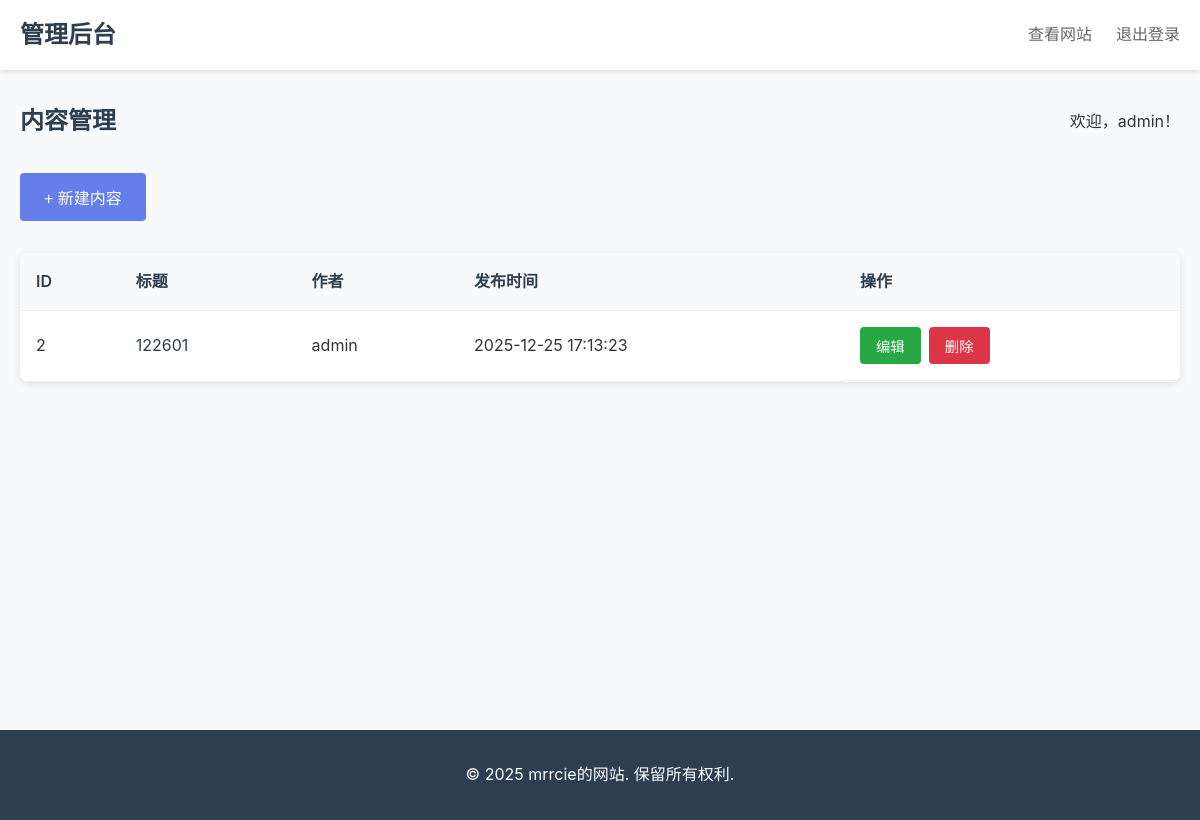
The page /admin (signed in) on the database its author committed.
### tables this page shows
CREATE TABLE contents (
            id INTEGER PRIMARY KEY AUTOINCREMENT,
            title TEXT NOT NULL,
            content TEXT NOT NULL,
            author TEXT NOT NULL,
            created_at TIMESTAMP DEFAULT CURRENT_TIMESTAMP,
            updated_at TIMESTAMP DEFAULT CURRENT_TIMESTAMP
        );

### server.py (the view)
@app.route('/admin')
def admin():
    if 'user_id' not in session:
        return redirect(url_for('login'))
    conn = sqlite3.connect('database.db')
    cursor = conn.cursor()
    cursor.execute('SELECT * FROM contents ORDER BY created_at DESC')
    contents = cursor.fetchall()
    conn.close()
    return render_template('admin.html', contents=contents, username=session['username'])

### templates/admin.html (shortened to what this page needs)
<!DOCTYPE html>
<html lang="zh-CN">
<head>
    <link rel="stylesheet" href="{{ url_for('static', filename='css/style.css') }}">
</head>
<body>
    <header class="header">
        <div class="container">
            <h1 class="logo">管理后台</h1>
            <nav class="nav">
                <a href="/" class="nav-link">查看网站</a>
                <a href="/logout" class="nav-link">退出登录</a>
            </nav>
        </div>
    </header>
    <main class="main">
        <div class="container">
            <div class="admin-header">
                <h2>内容管理</h2>
                <p>欢迎，{{ username }}！</p>
            </div>
            <div class="admin-actions">
                <button class="btn btn-primary" onclick="showCreateModal()">+ 新建内容</button>
            </div>
            <div class="content-management">
                {% if contents %}
                <div class="content-table-wrapper">
                    <table class="content-table">
                        <thead>
                            <tr>
                                <th>ID</th>
                                <th>标题</th>
                                <th>作者</th>
                                <th>发布时间</th>
                                <th>操作</th>
                            </tr>
                        </thead>
                        <tbody>
                            {% for content in contents %}
                            <tr data-id="{{ content[0] }}">
                                <td>{{ content[0] }}</td>
                                <td class="content-title-cell">
                                    <a href="/content/{{ content[0] }}" target="_blank">{{ content[1] }}</a>
                                </td>
                                <td>{{ content[3] }}</td>
                                <td>{{ content[4] }}</td>
                                <td class="actions">
                                    <button class="btn btn-sm btn-edit"
                                        onclick="editContent({{ content[0] }})">编辑</button>
                                    <button class="btn btn-sm btn-delete"
                                        onclick="deleteContent({{ content[0] }})">删除</button>
                                </td>
                            </tr>
                            {% endfor %}
                        </tbody>
                    </table>
                </div>
                {% else %}
                <div class="empty-state">
                    <p>暂无内容，点击"新建内容"开始创建。</p>
                </div>
                {% endif %}
            </div>
        </div>
    </main>
    <footer class="footer">
        <div class="container">
            <p>&copy; 2025 mrrcie的网站. 保留所有权利.</p>
        </div>
    </footer>
</body>
</html>

### static/css/style.css (style rules this page uses)
* { margin: 0; padding: 0; box-sizing: border-box; }
body { font-family: -apple-system, BlinkMacSystemFont, 'Segoe UI', Roboto, 'Helvetica Neue', Arial, sans-serif; line-height: 1.6; color: #333; background-color: #f8f9fa; }
.container { max-width: 1200px; margin: 0 auto; padding: 0 20px; }
.header { background-color: #fff; box-shadow: 0 2px 4px rgba(0,0,0,0.1); position: sticky; top: 0; z-index: 100; }
.header .container { display: flex; justify-content: space-between; align-items: center; padding: 1rem 20px; }
.logo { font-size: 1.5rem; font-weight: bold; color: #2c3e50; }
.nav { display: flex; gap: 1.5rem; }
.nav-link { text-decoration: none; color: #666; font-weight: 500; transition: color 0.3s; }
.main { min-height: calc(100vh - 140px); padding: 2rem 0; }
.btn { display: inline-block; padding: 0.75rem 1.5rem; border: none; border-radius: 4px; font-size: 1rem; font-weight: 500; text-decoration: none; cursor: pointer; transition: all 0.3s; }
.btn-primary { background-color: #667eea; color: white; }
.btn-sm { padding: 0.5rem 1rem; font-size: 0.9rem; }
.btn-edit { background-color: #28a745; color: white; }
.btn-delete { background-color: #dc3545; color: white; }
.admin-header { display: flex; justify-content: space-between; align-items: center; margin-bottom: 2rem; }
.admin-header h2 { color: #2c3e50; }
.admin-actions { margin-bottom: 2rem; }
.content-management { background: white; border-radius: 8px; overflow: hidden; box-shadow: 0 2px 8px rgba(0,0,0,0.1); }
.content-table-wrapper { overflow-x: auto; }
.content-table { width: 100%; border-collapse: collapse; }
.content-table th, .content-table td { padding: 1rem; text-align: left; border-bottom: 1px solid #eee; }
.content-table th { background-color: #f8f9fa; font-weight: 600; color: #2c3e50; }
.content-title-cell a { color: #2c3e50; text-decoration: none; }
.actions { display: flex; gap: 0.5rem; }
.footer { background-color: #2c3e50; color: white; text-align: center; padding: 2rem 0; }

### rows shown on the page
contents: author "admin", id "2", title "122601", created_at "2025-12-25 17:13:23"
